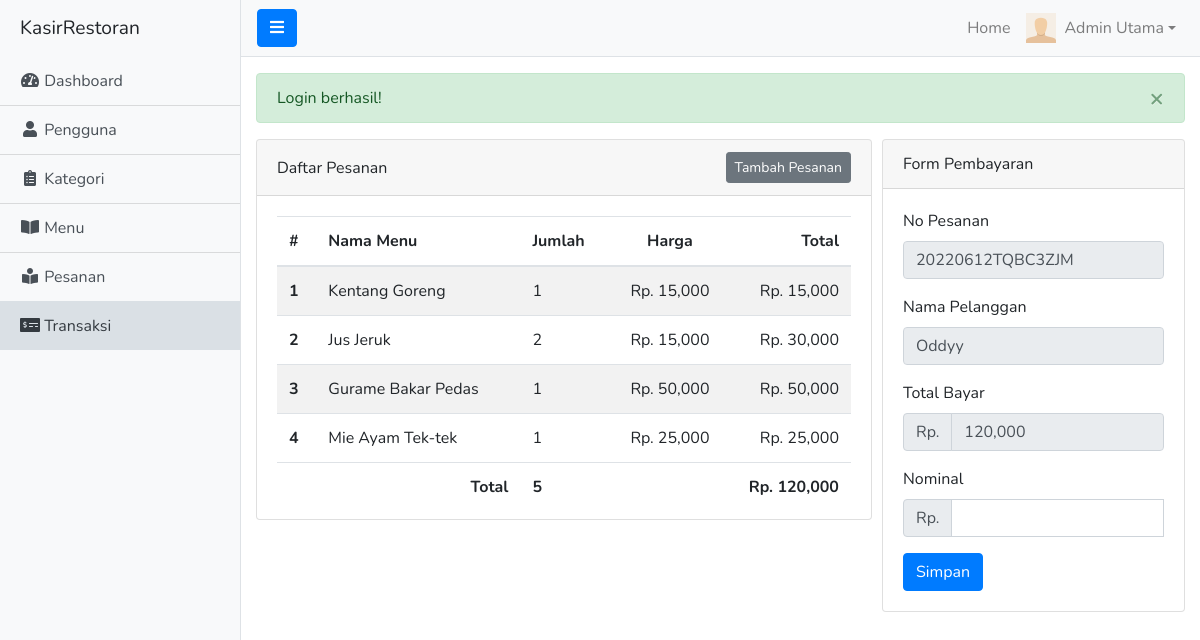
Screenshot of /admin/transaksi-bayar.php?no_pesanan=20220612TQBC3ZJM (signed in) with the database file from the repository.
### tables this page shows
CREATE TABLE `pesanan` (
  `id` int(11) NOT NULL,
  `no_pesanan` varchar(50) NOT NULL,
  `pengguna_id` int(11) NOT NULL,
  `no_meja` varchar(10) NOT NULL,
  `menu_id` int(11) NOT NULL,
  `jumlah` int(11) NOT NULL,
  `total_bayar` double(50,0) NOT NULL,
  `status` varchar(20) NOT NULL
);

CREATE TABLE `menu` (
  `id` int(11) NOT NULL,
  `nama` varchar(50) NOT NULL,
  `harga` double(50,0) NOT NULL,
  `foto` varchar(255) NOT NULL,
  `komposisi` text NOT NULL,
  `deskripsi` text NOT NULL,
  `status` tinyint(4) NOT NULL,
  `tgl_dibuat` timestamp NOT NULL DEFAULT current_timestamp(),
  `kategori_id` int(11) NOT NULL
);

CREATE TABLE `pengguna` (
  `id` int(11) NOT NULL,
  `nama` varchar(128) NOT NULL,
  `email` varchar(128) NOT NULL,
  `password` varchar(255) NOT NULL,
  `foto` varchar(255) NOT NULL DEFAULT 'default.svg',
  `level_id` int(11) NOT NULL DEFAULT 3
);

### queries/admin/transaksi-bayar.php (called while the page is built, shortened)
<?php
$no_pesanan = escape($_GET['no_pesanan']);
$query = "SELECT pesanan.*, menu.nama as nama_menu, menu.harga, pengguna.nama as nama_pengguna FROM pesanan
		  JOIN menu ON pesanan.menu_id = menu.id
		  JOIN pengguna ON pesanan.pengguna_id = pengguna.id
		  WHERE no_pesanan = '$no_pesanan'";
$result_pesanan = mysqli_query($conn, $query);
$nominal = $nominal_err = "";

### admin/transaksi-bayar.php (the view, shortened to what this page needs)
<?php require '../core.php'; ?>
<?php require ROOT_PATH . 'queries/admin/transaksi-bayar.php'; ?>
<?php include ROOT_PATH . 'includes/admin/header.php'; ?>
<div class="d-flex" id="wrapper">
	<?php include ROOT_PATH . 'includes/admin/sidebar.php'; ?>
	<div id="page-content-wrapper">
		<?php include ROOT_PATH . 'includes/admin/navbar.php'; ?>
		<div class="container-fluid my-3">
			<div class="form-row">
				<div class="col-md-8">
					<div class="card">
					  <div class="card-header d-flex justify-content-between align-items-center">
					    <span>Daftar Pesanan</span>
					    <div class="btn btn-sm btn-secondary" data-toggle="modal" data-target="#tambahPesananModal">Tambah Pesanan</div>
					  </div>
					  <div class="card-body">
					  	<div class="table-responsive">
						  	<table class="table table-striped mb-0 text-nowrap">
								  <thead>
								    <tr>
								      <th scope="col">#</th>
								      <th scope="col">Nama Menu</th>
								      <th scope="col">Jumlah</th>
								      <th scope="col" class="text-center">Harga</th>
								      <th scope="col" class="text-right">Total</th>
								    </tr>
								  </thead>
								  <tbody>
								  	<?php $total_bayar = $total_jumlah = $i = 0; ?>
								  	<?php while ($row = mysqli_fetch_assoc($result_pesanan)): ?>
								  		<?php $total_bayar += $row['jumlah'] * $row['harga'] ?>
								  		<?php $total_jumlah += $row['jumlah'] ?>
								  		<?php $nama_pelanggan = $row['nama_pengguna'] ?>
									    <tr>
									      <th scope="row"><?= ++$i ?></th>
									      <td><?= $row['nama_menu'] ?></td>
									      <td><?= $row['jumlah'] ?></td>
									      <td class="text-center">Rp. <?= number_format($row['harga'], 0) ?></td>
									      <td class="text-right">Rp. <?= number_format($row['total_bayar'], 0) ?></td>
									    </tr>
									  <?php endwhile ?>
								  </tbody>
								  <tfoot>
							      <th scope="col" colspan="2" class="text-right pb-0">Total</th>
							      <th scope="col" class="pb-0"><?= $total_jumlah ?></th>
							      <th scope="col" colspan="2" class="text-right pb-0">Rp. <?= number_format($total_bayar, 0) ?></th>
								  </tfoot>
								</table>
							</div>
					  </div>
					</div>
				</div>
				<div class="col-md-4">
					<div class="card">
					  <div class="card-header">
					    Form Pembayaran
					  </div>
					  <div class="card-body">
					  	<form method="POST" action="">
							  <div class="form-group">
							    <label for="no_pesanan">No Pesanan</label>
							    <input type="text" class="form-control" id="no_pesanan" name="no_pesanan" value="<?= $_GET['no_pesanan'] ?>" readonly>
							  </div>
							  <div class="form-group">
							    <label for="nama_pelanggan">Nama Pelanggan</label>
							    <input type="text" class="form-control" id="nama_pelanggan" name="nama_pelanggan" value="<?= $nama_pelanggan ?>" readonly>
							  </div>
							  <div class="form-group">
							    <label for="total_bayar">Total Bayar</label>
							    <div class="input-group">
								    <div class="input-group-prepend">
									    <span class="input-group-text">Rp.</span>
									  </div>
								    <input type="text" class="form-control" value="<?= number_format($total_bayar) ?>" readonly>
							    </div>
							  </div>
							  <div class="form-group">
							    <label for="nominal">Nominal</label>
							    <div class="input-group">
								    <div class="input-group-prepend">
									    <span class="input-group-text">Rp.</span>
									  </div>
								    <input type="number" class="form-control <?= $nominal_err ? 'is-invalid' : '' ?>" id="nominal" name="nominal" value="<?= $nominal ?>">
							    </div>
							  </div>
							  <button type="submit" class="btn btn-primary">Simpan</button>
							</form>
					  </div>
					</div>
				</div>
			</div>
		</div>
	</div>
</div>
<?php include ROOT_PATH . 'includes/admin/footer.php'; ?>

### assets/css/simple-sidebar.css (style rules this page uses)
#wrapper { overflow-x: hidden; }
#page-content-wrapper { min-width: 100vw; }
@media (min-width: 768px) { #page-content-wrapper { min-width: 0; width: 100%; } }

### assets/css/style.css (style rules this page uses)
html, body { height: 100%; font-family: 'Nunito', sans-serif; scroll-behavior: smooth; }
#wrapper { position: relative; min-height: 100%; }

### rows the page displays
pesanan: menu.nama "Kentang Goreng", jumlah "1", menu.harga "15,000", total_bayar "15,000"
pesanan: menu.nama "Jus Jeruk", jumlah "2", menu.harga "15,000", total_bayar "30,000"
pesanan: menu.nama "Gurame Bakar Pedas", jumlah "1", menu.harga "50,000", total_bayar "50,000"
pesanan: menu.nama "Mie Ayam Tek-tek", jumlah "1", menu.harga "25,000", total_bayar "25,000"
pengguna: nama_pelanggan "Oddyy"

### other values shown
SITE_NAME "KasirRestoran"
$_SESSION['pengguna_nama'] "Admin Utama"
$_SESSION[$name] "Login berhasil!"
$total_jumlah "5"
$total_bayar "120,000"
